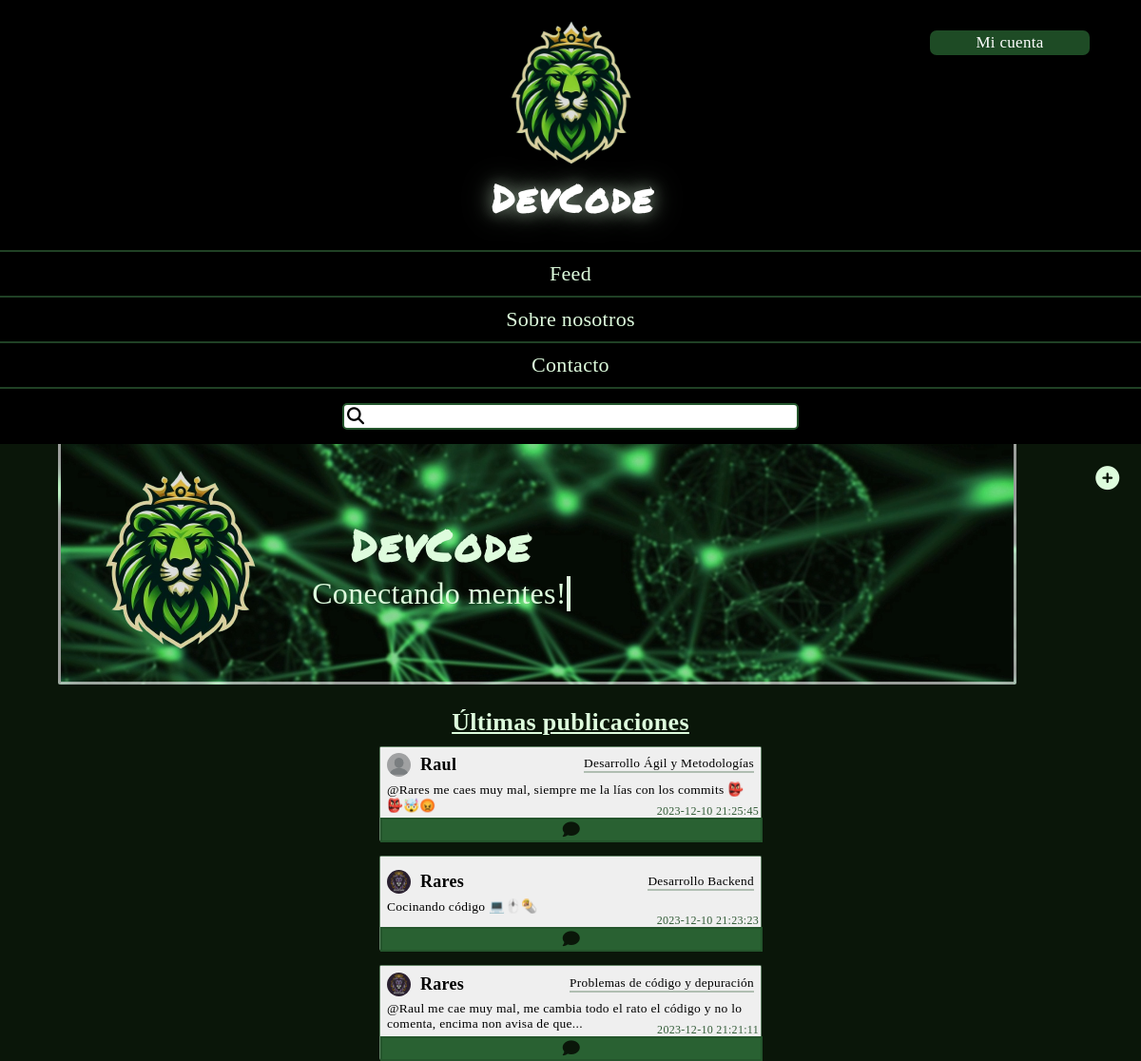
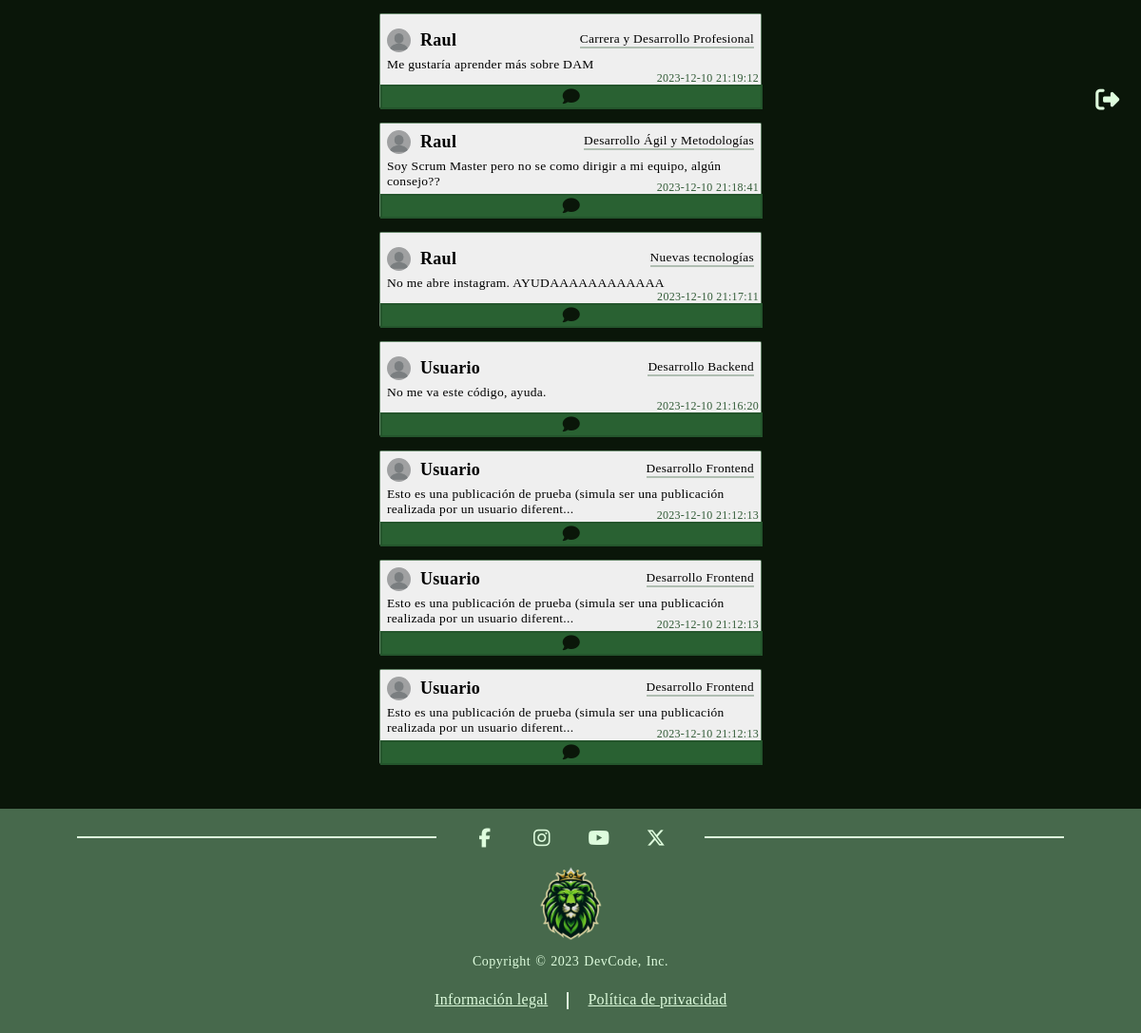
/index.php (signed in), run on the app's committed database (2 pictures, top to bottom).
### tables this page shows
CREATE TABLE `feed` (
  `id` int(11) NOT NULL,
  `name` varchar(80) NOT NULL,
  `path_image` varchar(400) DEFAULT NULL,
  `text` text NOT NULL,
  `likes` int(11) NOT NULL,
  `id_user` int(11) NOT NULL,
  `fecha_hora` datetime NOT NULL DEFAULT current_timestamp()
);

CREATE TABLE `usuario` (
  `id` int(11) NOT NULL,
  `name` varchar(50) NOT NULL,
  `surname` varchar(60) NOT NULL,
  `user_name` varchar(40) NOT NULL,
  `password` varchar(30) NOT NULL,
  `email` varchar(100) NOT NULL,
  `phone` int(15) NOT NULL,
  `birth` date NOT NULL,
  `pass_question` varchar(50) NOT NULL,
  `pass_answer` varchar(50) NOT NULL,
  `followers` int(11) NOT NULL,
  `follows` int(11) NOT NULL,
  `path_img_profile` varchar(535) NOT NULL
);

### src/bbdd/bbdd.php (called while the page is built, shortened)
<?php
    class BBDD {
        public $descriptor;
        private $resultado;
        function __construct($servidor, $user, $pass, $base_datos, $puerto, $socket) {
            $this->servidor = $servidor;
            $this->user = $user;
            $this->pass = $pass;
            $this->base_datos = $base_datos;
            $this->puerto = $puerto;
            $this->socket = $socket;
            $this->descriptor = mysqli_connect($this->servidor, $this->user, $this->pass, $this->base_datos, $this->puerto, $this->socket);
        }
        public function consulta($consulta) {
            $this->resultado = mysqli_query($this->descriptor, $consulta);
        }
        public function extraer_registro(){
            if ($fila =  mysqli_fetch_array($this->resultado, MYSQLI_ASSOC)) {
                return $fila;
            } else {
                return false;
            }
        }
    }
    $host="localhost";
    $user="root";
    $password="";
    $dbname="devcode";
    $port=3306;
    $socket="";
    $MyBBDD = new BBDD($host, $user, $password, $dbname, $port, $socket);
?>

### src/inc/publicaciones-login-index.php (the view, shortened to what this page needs)
<!DOCTYPE html>
<html lang="es">
    <head>
        <link rel="stylesheet" href="./css/publicaciones-login-index.css">
    </head>
    <body>
    <h2 class="ult">Últimas publicaciones</h2>
        <div id="publicaciones">
            <?php
            if (isset($_POST["search"])) {
                $dato = $_POST["search"];
                $consulta = "
                    SELECT name FROM feed WHERE name LIKE '%$dato%' DESC LIMIT 10
                    UNION
                    SELECT text FROM feed WHERE text LIKE '%$dato%' DESC LIMIT 10;";
                $res = mysqli_query($MyBBDD->descriptor, $consulta);
                $consulta = "SELECT * FROM feed ORDER BY id DESC LIMIT 10";
                $res = mysqli_query($MyBBDD->descriptor, $consulta);
                $count = 0;
                while ($fila = mysqli_fetch_array($res)) {
                    if ($count % 5 == 0) {
                        if ($count > 0) {
                            echo '</div>';
                        } else {
                            echo '';
                        }
                        echo '<div class="columna">';
                    }
                    $MyBBDD->consulta("SELECT * FROM usuario WHERE id = ".$fila['id_user'].";");
                    $filaUsuario = $MyBBDD->extraer_registro();
                    echo '<form method="post" action="./publicacion.php" enctype="multipart/form-data">
                            <input type="hidden" value="'.$filaUsuario['user_name'].'" name="user_name">
                            <input type="hidden" value="'.$filaUsuario['path_img_profile'].'" name="user_img">
                            <input type="hidden" value="'.$fila['name'].'" name="name">
                            <input type="hidden" value="'.$fila['text'].'" name="text">
                            <input type="hidden" value="'.$fila['fecha_hora'].'" name="fecha_hora">
                            <input type="hidden" value="'.$fila['path_image'].'" name="path_image">
                            <input type="hidden" value="'.$fila['id'].'" name="id_feed">
                            <div class="publicacion" style="cursor:pointer;">
                                <button type="submit" class="mi_submit" name="mi_submit" id="mi_submit">
                                    <div class="cosas_usuario">
                                        <div class="cosas_usuario_">';
                                        $carpeta = "./img-users/carpeta" . $filaUsuario['id'];
                                        if(file_exists($carpeta)){
                                            echo '<div class="foto_user"><img src="'.$filaUsuario['path_img_profile'].'"></div>';
                                        }else{
                                            echo'<div class="foto_user"><img src="./img-users/foto-perfil-predeterminada.jpg"></div>';
                                        }
                                        echo'<div class="user_name">'.$filaUsuario['user_name'].'</div>
                                        </div>
                                        <div class="tematica">'.$fila['name'].'</div>
                                    </div>
                                    <div class="contenido">'.$fila['text'].'</div>
                                    <div class="fecha">'.$fila['fecha_hora'].'</div>
                                </button>
                                <div class="likesYcomment">
                                    <input type="hidden" value="'.$fila['id_user'].'" name="id_usuario">
                                    <input type="hidden" value="'.$fila['id'].'" name="id_feed">
                                    <button type="submit" class="mi_submit3" name="mi_submit" id="comentar">
                                        <div class="comentario"><i class="fa-regular fa-comment"></i></div>
                                    </button>
                            </form>
                                </div>
                            </div>';
                    $count++;
                }
            }else{
                $consulta = "SELECT * FROM feed ORDER BY id DESC LIMIT 10";
                $res = mysqli_query($MyBBDD->descriptor, $consulta);
                $count = 0;
                while ($fila = mysqli_fetch_array($res)) {
                    if ($count % 5 == 0) {
                        echo '<div class="columna">';
                    }
                    $MyBBDD->consulta("SELECT * FROM usuario WHERE id = ".$fila['id_user'].";");
                    $filaUsuario = $MyBBDD->extraer_registro();
                    echo '<form method="post" action="./publicacion.php" enctype="multipart/form-data">
                            <input type="hidden" value="'.$filaUsuario['user_name'].'" name="user_name">
                            <input type="hidden" value="'.$filaUsuario['path_img_profile'].'" name="user_img">
                            <input type="hidden" value="'.$fila['name'].'" name="name">
                            <input type="hidden" value="'.$fila['id_user'].'" name="id_user">
                            <input type="hidden" value="'.$fila['text'].'" name="text">
                            <input type="hidden" value="'.$fila['fecha_hora'].'" name="fecha_hora">
                            <input type="hidden" value="'.$fila['path_image'].'" name="path_image">
                            <input type="hidden" value="'.$fila['id'].'" name="id_feed">
                            <div class="publicacion" style="cursor:pointer;">
                                <button type="submit" class="mi_submit" name="mi_submit" id="mi_submit">
                                    <div class="cosas_usuario">
                                        <div class="cosas_usuario_">';
                                        $carpeta = "./img-users/carpeta" . $filaUsuario['id'];
                                        if(file_exists($carpeta)){
                                            echo '<div class="foto_user"><img src="'.$filaUsuario['path_img_profile'].'"></div>';
                                        }else{
                                            echo'<div class="foto_user"><img src="./img-users/foto-perfil-predeterminada.jpg"></div>';
                                        }
                                        echo '<div class="user_name">'.$filaUsuario['user_name'].'</div>
                                        </div>
                                        <div class="tematica">'.$fila['name'].'</div>
                                    </div>
                                    <div class="contenido">'.$fila['text'].'</div>
                                    <div class="fecha">'.$fila['fecha_hora'].'</div>
                                </button>
                                <div class="likesYcomment">
                                    <input type="hidden" value="'.$fila['id_user'].'" name="id_usuario">
                                    <input type="hidden" value="'.$fila['id'].'" name="id_feed">
                                    <button type="submit" class="mi_submit3" name="mi_submit" id="comentar">
                                        <div class="comentario"><i class="fa-regular fa-comment"></i></div>
                                    </button>
                            </form>
                                </div>
                            </div>';
                    $count++;
                }
            }
            ?>
    </body>
</html>

### src/css/index.css (style rules this page uses)
:root { --verde-oscuro-degradado: #0a1609; --verde-degradado: #24552c; --verde-complementario: #499656; --verde-muy-oscuro: #070f06; --verde-oscuro-complementario: #2a5e25; --verde-oscuro: #1e4b25; --verde-muy-claro-letras: #defcdd; --verde-claro-letras: #67b46e; --verde-claro-complementario: #55b94c; --verde-footer: #47694c; }
* { padding: 0; margin: 0; box-sizing: border-box; letter-spacing: 0.5px; }
body { background-color: var(--verde-oscuro-degradado); }
#publicaciones { position: absolute; background-color: white; top: 80%; left: 50%; transform: translate(-50%, -50%); height: fit-content; }

### src/css/header.css (style rules this page uses)
:root { --verde-oscuro-degradado: #0a1609; --verde-degradado: #24552c; --verde-complementario: #499656; --verde-muy-oscuro: #070f06; --verde-oscuro-complementario: #2a5e25; --verde-oscuro: #1e4b25; --verde-muy-claro-letras: #defcdd; --verde-claro-letras: #67b46e; --verde-claro-complementario: #55b94c; --verde-footer: #47694c; }
* { margin: 0; padding: 0; box-sizing: border-box; letter-spacing: 0.5px; }

### src/css/menu-derecho.css (style rules this page uses)
:root { --verde-oscuro-degradado: #0a1609; --verde-degradado: #24552c; --verde-complementario: #499656; --verde-muy-oscuro: #070f06; --verde-oscuro-complementario: #2a5e25; --verde-oscuro: #1e4b25; --verde-muy-claro-letras: #defcdd; --verde-claro-letras: #67b46e; --verde-claro-complementario: #55b94c; }

### src/css/publicar-no-login.css (style rules this page uses)
:root { --verde-oscuro-degradado: #0a1609; --verde-degradado: #24552c; --verde-complementario: #499656; --verde-muy-oscuro: #070f06; --verde-oscuro-complementario: #2a5e25; --verde-oscuro: #1e4b25; --verde-muy-claro-letras: #defcdd; --verde-claro-letras: #67b46e; --verde-claro-complementario: #55b94c; }
* { margin: 0; padding: 0; }

### src/css/footer.css (style rules this page uses)
:root { --verde-oscuro-degradado: #0a1609; --verde-degradado: #24552c; --verde-complementario: #499656; --verde-muy-oscuro: #070f06; --verde-oscuro-complementario: #2a5e25; --verde-oscuro: #1e4b25; --verde-muy-claro-letras: #defcdd; --verde-claro-letras: #67b46e; --verde-claro-complementario: #55b94c; --verde-footer: #47694c; }
* { padding: 0; margin: 0; box-sizing: border-box; font-family: 'Times New Roman', Times, serif; letter-spacing: 0.3px; }

### data on the page
feed: id_user.user_name "Raul", name "Desarrollo Ágil y Metodologías", text "@Rares me caes muy mal, siempre me la lías con los commits 👺👺🤯😡", fecha_hora "2023-12-10 21:25:45"
feed: id_user.path_img_profile (picture), id_user.user_name "Rares", name "Desarrollo Backend", text "Cocinando código 💻🖱️🌯", fecha_hora "2023-12-10 21:23:23"
feed: id_user.path_img_profile (picture), id_user.user_name "Rares", name "Problemas de código y depuración", fecha_hora "2023-12-10 21:21:11"
feed: id_user.user_name "Raul", name "Carrera y Desarrollo Profesional", text "Me gustaría aprender más sobre DAM", fecha_hora "2023-12-10 21:19:12"
feed: id_user.user_name "Raul", name "Desarrollo Ágil y Metodologías", text "Soy Scrum Master pero no se como dirigir a mi equipo, algún consejo??", fecha_hora "2023-12-10 21:18:41"
feed: id_user.user_name "Raul", name "Nuevas tecnologías", text "No me abre instagram. AYUDAAAAAAAAAAAA", fecha_hora "2023-12-10 21:17:11"
feed: id_user.user_name "Usuario", name "Desarrollo Backend", text "No me va este código, ayuda.", fecha_hora "2023-12-10 21:16:20"
feed: id_user.user_name "Usuario", name "Desarrollo Frontend", fecha_hora "2023-12-10 21:12:13"
feed: id_user.user_name "Usuario", name "Desarrollo Frontend", fecha_hora "2023-12-10 21:12:13"
feed: id_user.user_name "Usuario", name "Desarrollo Frontend", fecha_hora "2023-12-10 21:12:13"
